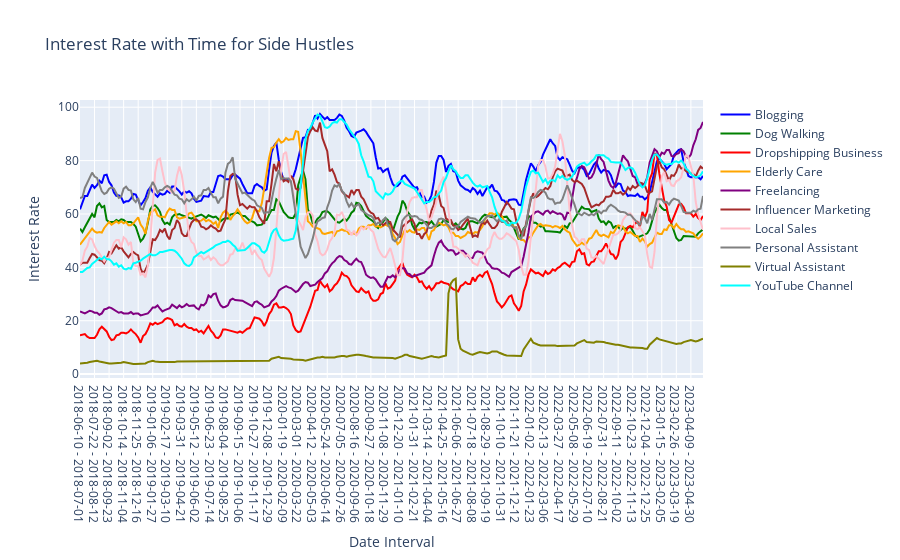

This figure's notebook cell:
### Markdown cell above
##### Smoothing with 4 Window Size

### Code cell
plot_interest_rate_unique(4)

### Figure 1 — Plotly figure (JSON) as saved in the notebook; plotly's stock layout.template omitted (floating-point values rounded to 4 significant figures; data arrays with more than 128 entries replaced by an {"elided": "..."} marker saying what was removed)
{"data": [{"line": {"color": "blue"}, "mode": "lines", "name": "Blogging", "type": "scatter", "x": {"elided": "258 str values"}, "y": {"elided": "258 float values"}}, {"line": {"color": "green"}, "mode": "lines", "name": "Dog Walking", "type": "scatter", "x": {"elided": "258 str values"}, "y": {"elided": "258 float values"}}, {"line": {"color": "red"}, "mode": "lines", "name": "Dropshipping Business", "type": "scatter", "x": {"elided": "258 str values"}, "y": {"elided": "258 float values"}}, {"line": {"color": "orange"}, "mode": "lines", "name": "Elderly Care", "type": "scatter", "x": {"elided": "258 str values"}, "y": {"elided": "258 float values"}}, {"line": {"color": "purple"}, "mode": "lines", "name": "Freelancing", "type": "scatter", "x": {"elided": "258 str values"}, "y": {"elided": "258 float values"}}, {"line": {"color": "brown"}, "mode": "lines", "name": "Influencer Marketing", "type": "scatter", "x": {"elided": "258 str values"}, "y": {"elided": "258 float values"}}, {"line": {"color": "pink"}, "mode": "lines", "name": "Local Sales", "type": "scatter", "x": {"elided": "258 str values"}, "y": {"elided": "258 float values"}}, {"line": {"color": "gray"}, "mode": "lines", "name": "Personal Assistant", "type": "scatter", "x": {"elided": "258 str values"}, "y": {"elided": "258 float values"}}, {"line": {"color": "olive"}, "mode": "lines", "name": "Virtual Assistant", "type": "scatter", "x": {"elided": "258 str values"}, "y": {"elided": "258 float values"}}, {"line": {"color": "cyan"}, "mode": "lines", "name": "YouTube Channel", "type": "scatter", "x": {"elided": "258 str values"}, "y": {"elided": "258 float values"}}, {"line": {"color": "black"}, "mode": "lines", "name": "nan", "type": "scatter", "x": [], "y": []}], "layout": {"title": {"text": "Interest Rate with Time for Side Hustles"}, "xaxis": {"title": {"text": "Date Interval"}}, "yaxis": {"title": {"text": "Interest Rate"}}}}
